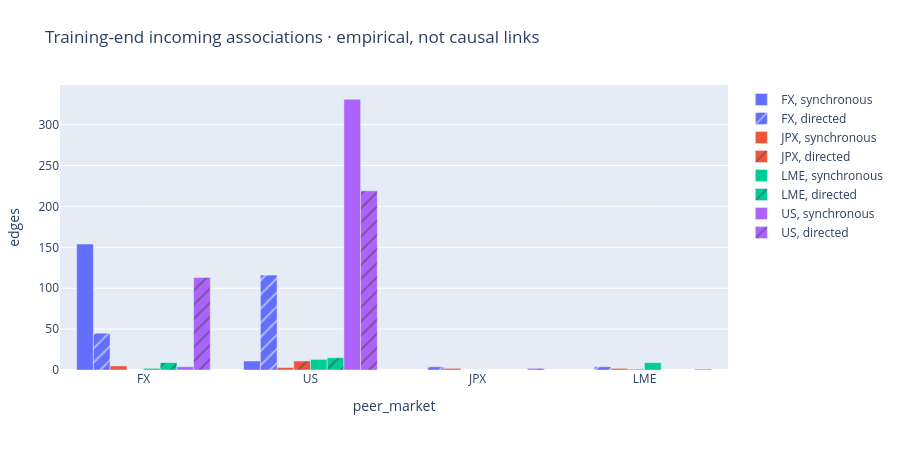

The code cell stored with this chart in its notebook:
### Markdown cell above
## Incoming association structure

### Code cell
figures[3][1].show(renderer='plotly_mimetype')

### Figure 1 — Plotly figure (JSON) as saved in the notebook; plotly's stock layout.template omitted (floating-point values rounded to 4 significant figures)
{"data": [{"alignmentgroup": "True", "hovertemplate": "follower_market=FX<br>graph=synchronous<br>peer_market=%{x}<br>edges=%{y}<extra></extra>", "legendgroup": "FX, synchronous", "marker": {"color": "#636efa", "pattern": {"shape": ""}}, "name": "FX, synchronous", "offsetgroup": "FX, synchronous", "orientation": "v", "showlegend": true, "textposition": "auto", "type": "bar", "x": ["FX", "US"], "xaxis": "x", "y": [154, 11], "yaxis": "y"}, {"alignmentgroup": "True", "hovertemplate": "follower_market=FX<br>graph=directed<br>peer_market=%{x}<br>edges=%{y}<extra></extra>", "legendgroup": "FX, directed", "marker": {"color": "#636efa", "pattern": {"shape": "/"}}, "name": "FX, directed", "offsetgroup": "FX, directed", "orientation": "v", "showlegend": true, "textposition": "auto", "type": "bar", "x": ["FX", "JPX", "LME", "US"], "xaxis": "x", "y": [45, 4, 4, 116], "yaxis": "y"}, {"alignmentgroup": "True", "hovertemplate": "follower_market=JPX<br>graph=synchronous<br>peer_market=%{x}<br>edges=%{y}<extra></extra>", "legendgroup": "JPX, synchronous", "marker": {"color": "#EF553B", "pattern": {"shape": ""}}, "name": "JPX, synchronous", "offsetgroup": "JPX, synchronous", "orientation": "v", "showlegend": true, "textposition": "auto", "type": "bar", "x": ["FX", "JPX", "LME", "US"], "xaxis": "x", "y": [5, 2, 2, 3], "yaxis": "y"}, {"alignmentgroup": "True", "hovertemplate": "follower_market=JPX<br>graph=directed<br>peer_market=%{x}<br>edges=%{y}<extra></extra>", "legendgroup": "JPX, directed", "marker": {"color": "#EF553B", "pattern": {"shape": "/"}}, "name": "JPX, directed", "offsetgroup": "JPX, directed", "orientation": "v", "showlegend": true, "textposition": "auto", "type": "bar", "x": ["LME", "US"], "xaxis": "x", "y": [1, 11], "yaxis": "y"}, {"alignmentgroup": "True", "hovertemplate": "follower_market=LME<br>graph=synchronous<br>peer_market=%{x}<br>edges=%{y}<extra></extra>", "legendgroup": "LME, synchronous", "marker": {"color": "#00cc96", "pattern": {"shape": ""}}, "name": "LME, synchronous", "offsetgroup": "LME, synchronous", "orientation": "v", "showlegend": true, "textposition": "auto", "type": "bar", "x": ["FX", "LME", "US"], "xaxis": "x", "y": [2, 9, 13], "yaxis": "y"}, {"alignmentgroup": "True", "hovertemplate": "follower_market=LME<br>graph=directed<br>peer_market=%{x}<br>edges=%{y}<extra></extra>", "legendgroup": "LME, directed", "marker": {"color": "#00cc96", "pattern": {"shape": "/"}}, "name": "LME, directed", "offsetgroup": "LME, directed", "orientation": "v", "showlegend": true, "textposition": "auto", "type": "bar", "x": ["FX", "US"], "xaxis": "x", "y": [9, 15], "yaxis": "y"}, {"alignmentgroup": "True", "hovertemplate": "follower_market=US<br>graph=synchronous<br>peer_market=%{x}<br>edges=%{y}<extra></extra>", "legendgroup": "US, synchronous", "marker": {"color": "#ab63fa", "pattern": {"shape": ""}}, "name": "US, synchronous", "offsetgroup": "US, synchronous", "orientation": "v", "showlegend": true, "textposition": "auto", "type": "bar", "x": ["FX", "US"], "xaxis": "x", "y": [4, 331], "yaxis": "y"}, {"alignmentgroup": "True", "hovertemplate": "follower_market=US<br>graph=directed<br>peer_market=%{x}<br>edges=%{y}<extra></extra>", "legendgroup": "US, directed", "marker": {"color": "#ab63fa", "pattern": {"shape": "/"}}, "name": "US, directed", "offsetgroup": "US, directed", "orientation": "v", "showlegend": true, "textposition": "auto", "type": "bar", "x": ["FX", "JPX", "LME", "US"], "xaxis": "x", "y": [113, 2, 1, 219], "yaxis": "y"}], "layout": {"barmode": "group", "height": 470, "legend": {"title": {"text": ""}, "tracegroupgap": 0}, "margin": {"b": 100, "l": 60, "r": 25, "t": 85}, "title": {"text": "Training-end incoming associations · empirical, not causal links"}, "xaxis": {"anchor": "y", "domain": [0, 1], "title": {"text": "peer_market"}}, "yaxis": {"anchor": "x", "domain": [0, 1], "title": {"text": "edges"}}}}
